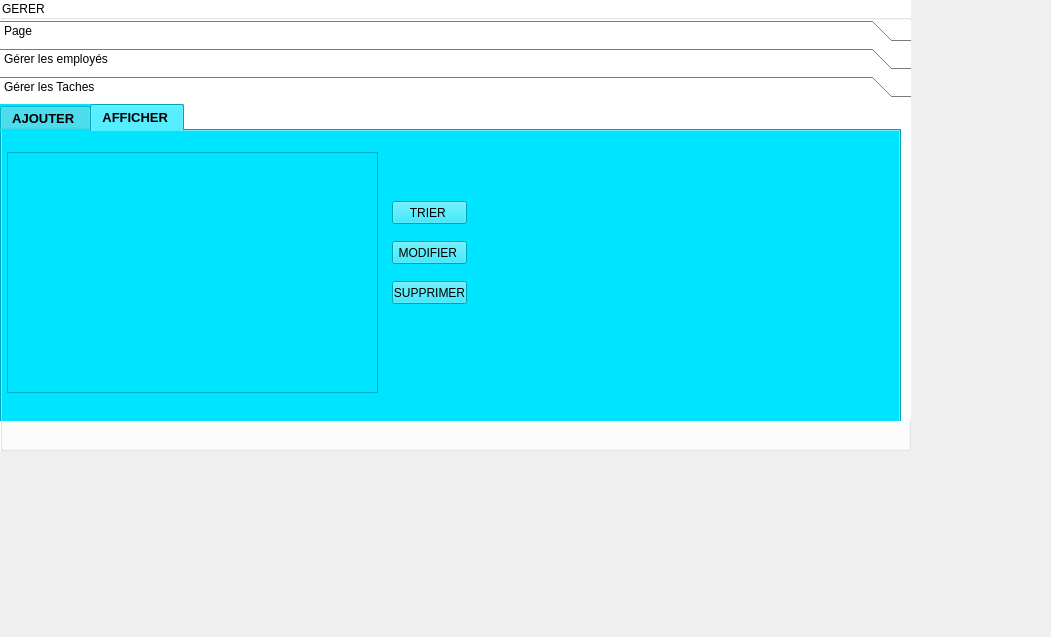
<?xml version="1.0" encoding="UTF-8"?>
<ui version="4.0">
 <class>Gerer</class>
 <widget class="QWidget" name="Gerer">
  <property name="geometry">
   <rect>
    <x>0</x>
    <y>0</y>
    <width>1051</width>
    <height>637</height>
   </rect>
  </property>
  <property name="windowTitle">
   <string>Form</string>
  </property>
  <widget class="QGroupBox" name="groupBox">
   <property name="geometry">
    <rect>
     <x>0</x>
     <y>0</y>
     <width>911</width>
     <height>451</height>
    </rect>
   </property>
   <property name="styleSheet">
    <string notr="true">background-color: rgb(255, 255, 255);</string>
   </property>
   <property name="title">
    <string>GERER </string>
   </property>
   <widget class="QToolBox" name="toolBox">
    <property name="geometry">
     <rect>
      <x>0</x>
      <y>20</y>
      <width>911</width>
      <height>401</height>
     </rect>
    </property>
    <property name="styleSheet">
     <string notr="true">background-color: rgb(85, 255, 127);
background-color: rgb(85, 255, 255);
background-color: rgb(255, 255, 255);
</string>
    </property>
    <property name="currentIndex">
     <number>2</number>
    </property>
    <widget class="QWidget" name="page_3">
     <property name="geometry">
      <rect>
       <x>0</x>
       <y>0</y>
       <width>911</width>
       <height>320</height>
      </rect>
     </property>
     <property name="styleSheet">
      <string notr="true">background-color: rgb(129, 199, 132);
background-color: rgb(174, 213, 129);
background-color: rgb(105, 240, 174);</string>
     </property>
     <attribute name="label">
      <string>Page</string>
     </attribute>
     <widget class="QLabel" name="label_7">
      <property name="geometry">
       <rect>
        <x>10</x>
        <y>0</y>
        <width>301</width>
        <height>101</height>
       </rect>
      </property>
      <property name="font">
       <font>
        <family>Edwardian Script ITC</family>
        <pointsize>65</pointsize>
        <weight>50</weight>
        <italic>false</italic>
        <bold>false</bold>
       </font>
      </property>
      <property name="styleSheet">
       <string notr="true">font: 65pt &quot;Edwardian Script ITC&quot;;
color: rgb(85, 255, 127);
color: rgb(85, 170, 255);
color: rgb(0, 77, 64);
color: rgb(0, 0, 128);

</string>
      </property>
      <property name="text">
       <string>Bienvenue</string>
      </property>
     </widget>
     <widget class="QLabel" name="label_11">
      <property name="geometry">
       <rect>
        <x>10</x>
        <y>160</y>
        <width>331</width>
        <height>71</height>
       </rect>
      </property>
      <property name="font">
       <font>
        <family>MS UI Gothic</family>
        <pointsize>16</pointsize>
       </font>
      </property>
      <property name="styleSheet">
       <string notr="true"/>
      </property>
      <property name="text">
       <string>Choisir votre choix Ci-dessous SVP</string>
      </property>
     </widget>
    </widget>
    <widget class="QWidget" name="page">
     <property name="geometry">
      <rect>
       <x>0</x>
       <y>0</y>
       <width>911</width>
       <height>320</height>
      </rect>
     </property>
     <attribute name="label">
      <string>Gérer les employés </string>
     </attribute>
     <widget class="QTabWidget" name="tabWidget">
      <property name="geometry">
       <rect>
        <x>0</x>
        <y>0</y>
        <width>931</width>
        <height>331</height>
       </rect>
      </property>
      <property name="font">
       <font>
        <pointsize>10</pointsize>
        <weight>75</weight>
        <bold>true</bold>
       </font>
      </property>
      <property name="styleSheet">
       <string notr="true">background-color: rgb(0, 229, 255);</string>
      </property>
      <property name="currentIndex">
       <number>0</number>
      </property>
      <widget class="QWidget" name="AFFICHE">
       <attribute name="title">
        <string>AJOUTER </string>
       </attribute>
       <widget class="QLabel" name="label">
        <property name="geometry">
         <rect>
          <x>130</x>
          <y>20</y>
          <width>251</width>
          <height>21</height>
         </rect>
        </property>
        <property name="font">
         <font>
          <pointsize>12</pointsize>
          <weight>75</weight>
          <bold>true</bold>
          <underline>true</underline>
         </font>
        </property>
        <property name="styleSheet">
         <string notr="true">color: rgb(85, 170, 255);
color: rgb(255, 0, 0);</string>
        </property>
        <property name="text">
         <string>AJOUTER UN EMPLOYE</string>
        </property>
       </widget>
       <widget class="QLabel" name="label_2">
        <property name="geometry">
         <rect>
          <x>80</x>
          <y>60</y>
          <width>47</width>
          <height>13</height>
         </rect>
        </property>
        <property name="font">
         <font>
          <pointsize>10</pointsize>
          <weight>75</weight>
          <bold>true</bold>
         </font>
        </property>
        <property name="text">
         <string>CIN : </string>
        </property>
       </widget>
       <widget class="QLabel" name="label_3">
        <property name="geometry">
         <rect>
          <x>80</x>
          <y>90</y>
          <width>47</width>
          <height>13</height>
         </rect>
        </property>
        <property name="font">
         <font>
          <pointsize>10</pointsize>
          <weight>75</weight>
          <bold>true</bold>
         </font>
        </property>
        <property name="text">
         <string>NOM : </string>
        </property>
       </widget>
       <widget class="QLabel" name="label_4">
        <property name="geometry">
         <rect>
          <x>80</x>
          <y>120</y>
          <width>61</width>
          <height>16</height>
         </rect>
        </property>
        <property name="font">
         <font>
          <pointsize>10</pointsize>
          <weight>75</weight>
          <bold>true</bold>
         </font>
        </property>
        <property name="text">
         <string>PRENOM : </string>
        </property>
       </widget>
       <widget class="QLabel" name="label_5">
        <property name="geometry">
         <rect>
          <x>80</x>
          <y>150</y>
          <width>47</width>
          <height>13</height>
         </rect>
        </property>
        <property name="font">
         <font>
          <pointsize>10</pointsize>
          <weight>75</weight>
          <bold>true</bold>
         </font>
        </property>
        <property name="text">
         <string>TACHE : </string>
        </property>
       </widget>
       <widget class="QLineEdit" name="lineEditCin">
        <property name="geometry">
         <rect>
          <x>180</x>
          <y>60</y>
          <width>113</width>
          <height>20</height>
         </rect>
        </property>
        <property name="styleSheet">
         <string notr="true">background-color: rgb(255, 255, 255);</string>
        </property>
       </widget>
       <widget class="QLineEdit" name="lineEditNom">
        <property name="geometry">
         <rect>
          <x>180</x>
          <y>90</y>
          <width>113</width>
          <height>20</height>
         </rect>
        </property>
        <property name="styleSheet">
         <string notr="true">background-color: rgb(255, 255, 255);</string>
        </property>
       </widget>
       <widget class="QLineEdit" name="lineEditPrenom">
        <property name="geometry">
         <rect>
          <x>180</x>
          <y>120</y>
          <width>113</width>
          <height>20</height>
         </rect>
        </property>
        <property name="styleSheet">
         <string notr="true">background-color: rgb(255, 255, 255);</string>
        </property>
       </widget>
       <widget class="QPushButton" name="pushButton_ajouter">
        <property name="geometry">
         <rect>
          <x>350</x>
          <y>100</y>
          <width>75</width>
          <height>23</height>
         </rect>
        </property>
        <property name="text">
         <string>AJOUTER </string>
        </property>
       </widget>
       <widget class="QPushButton" name="pushButton_2">
        <property name="geometry">
         <rect>
          <x>350</x>
          <y>160</y>
          <width>75</width>
          <height>23</height>
         </rect>
        </property>
        <property name="text">
         <string>ANNULER </string>
        </property>
       </widget>
       <widget class="QLabel" name="label_18">
        <property name="geometry">
         <rect>
          <x>80</x>
          <y>180</y>
          <width>51</width>
          <height>20</height>
         </rect>
        </property>
        <property name="font">
         <font>
          <pointsize>10</pointsize>
          <weight>75</weight>
          <bold>true</bold>
         </font>
        </property>
        <property name="text">
         <string>DDN : </string>
        </property>
       </widget>
       <widget class="QLabel" name="label_6">
        <property name="geometry">
         <rect>
          <x>80</x>
          <y>220</y>
          <width>47</width>
          <height>13</height>
         </rect>
        </property>
        <property name="font">
         <font>
          <pointsize>10</pointsize>
          <weight>75</weight>
          <bold>true</bold>
         </font>
        </property>
        <property name="text">
         <string>Mail : </string>
        </property>
       </widget>
       <widget class="QLineEdit" name="lineEditMail">
        <property name="geometry">
         <rect>
          <x>180</x>
          <y>220</y>
          <width>113</width>
          <height>20</height>
         </rect>
        </property>
        <property name="styleSheet">
         <string notr="true">background-color: rgb(255, 255, 255);</string>
        </property>
       </widget>
       <widget class="QDateEdit" name="dateEdit">
        <property name="geometry">
         <rect>
          <x>180</x>
          <y>180</y>
          <width>110</width>
          <height>22</height>
         </rect>
        </property>
       </widget>
       <widget class="QComboBox" name="comboBox_Tache">
        <property name="geometry">
         <rect>
          <x>180</x>
          <y>150</y>
          <width>111</width>
          <height>22</height>
         </rect>
        </property>
        <item>
         <property name="text">
          <string>DOCTEUR</string>
         </property>
        </item>
        <item>
         <property name="text">
          <string>INFERMIERE</string>
         </property>
        </item>
        <item>
         <property name="text">
          <string>CHEF</string>
         </property>
        </item>
        <item>
         <property name="text">
          <string/>
         </property>
        </item>
       </widget>
      </widget>
      <widget class="QWidget" name="tab_2">
       <attribute name="title">
        <string>AFFICHER </string>
       </attribute>
       <widget class="QTableView" name="tableView_em">
        <property name="geometry">
         <rect>
          <x>0</x>
          <y>100</y>
          <width>621</width>
          <height>191</height>
         </rect>
        </property>
       </widget>
       <widget class="QPushButton" name="pushButton_3">
        <property name="geometry">
         <rect>
          <x>330</x>
          <y>10</y>
          <width>75</width>
          <height>23</height>
         </rect>
        </property>
        <property name="text">
         <string>TRIER </string>
        </property>
       </widget>
       <widget class="QPushButton" name="pushButton_sup">
        <property name="geometry">
         <rect>
          <x>740</x>
          <y>10</y>
          <width>75</width>
          <height>23</height>
         </rect>
        </property>
        <property name="text">
         <string>SUPPRIMER </string>
        </property>
       </widget>
       <widget class="QPushButton" name="pushButton_mod">
        <property name="geometry">
         <rect>
          <x>210</x>
          <y>10</y>
          <width>75</width>
          <height>23</height>
         </rect>
        </property>
        <property name="text">
         <string>MODIFIER</string>
        </property>
       </widget>
       <widget class="QLineEdit" name="lineEdit_supp">
        <property name="geometry">
         <rect>
          <x>730</x>
          <y>50</y>
          <width>113</width>
          <height>20</height>
         </rect>
        </property>
        <property name="styleSheet">
         <string notr="true">background-color: rgb(255, 255, 255);</string>
        </property>
       </widget>
       <widget class="QLabel" name="label_19">
        <property name="geometry">
         <rect>
          <x>650</x>
          <y>220</y>
          <width>51</width>
          <height>20</height>
         </rect>
        </property>
        <property name="font">
         <font>
          <pointsize>10</pointsize>
          <weight>75</weight>
          <bold>true</bold>
         </font>
        </property>
        <property name="text">
         <string>DDN : </string>
        </property>
       </widget>
       <widget class="QLabel" name="label_12">
        <property name="geometry">
         <rect>
          <x>650</x>
          <y>130</y>
          <width>47</width>
          <height>13</height>
         </rect>
        </property>
        <property name="font">
         <font>
          <pointsize>10</pointsize>
          <weight>75</weight>
          <bold>true</bold>
         </font>
        </property>
        <property name="text">
         <string>NOM : </string>
        </property>
       </widget>
       <widget class="QLineEdit" name="lineEditCin_2">
        <property name="geometry">
         <rect>
          <x>730</x>
          <y>100</y>
          <width>113</width>
          <height>20</height>
         </rect>
        </property>
        <property name="styleSheet">
         <string notr="true">background-color: rgb(255, 255, 255);</string>
        </property>
       </widget>
       <widget class="QLabel" name="label_13">
        <property name="geometry">
         <rect>
          <x>650</x>
          <y>260</y>
          <width>47</width>
          <height>13</height>
         </rect>
        </property>
        <property name="font">
         <font>
          <pointsize>10</pointsize>
          <weight>75</weight>
          <bold>true</bold>
         </font>
        </property>
        <property name="text">
         <string>Mail : </string>
        </property>
       </widget>
       <widget class="QLabel" name="label_14">
        <property name="geometry">
         <rect>
          <x>650</x>
          <y>100</y>
          <width>47</width>
          <height>13</height>
         </rect>
        </property>
        <property name="font">
         <font>
          <pointsize>10</pointsize>
          <weight>75</weight>
          <bold>true</bold>
         </font>
        </property>
        <property name="text">
         <string>CIN : </string>
        </property>
       </widget>
       <widget class="QLineEdit" name="lineEditMail_2">
        <property name="geometry">
         <rect>
          <x>730</x>
          <y>250</y>
          <width>113</width>
          <height>20</height>
         </rect>
        </property>
        <property name="styleSheet">
         <string notr="true">background-color: rgb(255, 255, 255);</string>
        </property>
       </widget>
       <widget class="QLineEdit" name="lineEditNom_2">
        <property name="geometry">
         <rect>
          <x>730</x>
          <y>130</y>
          <width>113</width>
          <height>20</height>
         </rect>
        </property>
        <property name="styleSheet">
         <string notr="true">background-color: rgb(255, 255, 255);</string>
        </property>
       </widget>
       <widget class="QLineEdit" name="lineEditPrenom_2">
        <property name="geometry">
         <rect>
          <x>730</x>
          <y>160</y>
          <width>113</width>
          <height>20</height>
         </rect>
        </property>
        <property name="styleSheet">
         <string notr="true">background-color: rgb(255, 255, 255);</string>
        </property>
       </widget>
       <widget class="QLabel" name="label_15">
        <property name="geometry">
         <rect>
          <x>650</x>
          <y>190</y>
          <width>47</width>
          <height>13</height>
         </rect>
        </property>
        <property name="font">
         <font>
          <pointsize>10</pointsize>
          <weight>75</weight>
          <bold>true</bold>
         </font>
        </property>
        <property name="text">
         <string>TACHE : </string>
        </property>
       </widget>
       <widget class="QLabel" name="label_16">
        <property name="geometry">
         <rect>
          <x>650</x>
          <y>160</y>
          <width>61</width>
          <height>16</height>
         </rect>
        </property>
        <property name="font">
         <font>
          <pointsize>10</pointsize>
          <weight>75</weight>
          <bold>true</bold>
         </font>
        </property>
        <property name="text">
         <string>PRENOM : </string>
        </property>
       </widget>
       <widget class="QPushButton" name="pushButton_refreche">
        <property name="geometry">
         <rect>
          <x>210</x>
          <y>70</y>
          <width>75</width>
          <height>23</height>
         </rect>
        </property>
        <property name="text">
         <string>refreche</string>
        </property>
       </widget>
       <widget class="QComboBox" name="comboBox_trier">
        <property name="geometry">
         <rect>
          <x>400</x>
          <y>10</y>
          <width>111</width>
          <height>22</height>
         </rect>
        </property>
        <item>
         <property name="text">
          <string>DDN et nom et cin</string>
         </property>
        </item>
        <item>
         <property name="text">
          <string>nom</string>
         </property>
        </item>
        <item>
         <property name="text">
          <string>prenom</string>
         </property>
        </item>
       </widget>
       <widget class="QPushButton" name="pushButton_pdf">
        <property name="geometry">
         <rect>
          <x>650</x>
          <y>10</y>
          <width>75</width>
          <height>23</height>
         </rect>
        </property>
        <property name="text">
         <string>PDF</string>
        </property>
       </widget>
       <widget class="QPushButton" name="pushButton_imprimer">
        <property name="geometry">
         <rect>
          <x>530</x>
          <y>10</y>
          <width>61</width>
          <height>23</height>
         </rect>
        </property>
        <property name="text">
         <string>Imprimer </string>
        </property>
       </widget>
       <widget class="QLabel" name="label_17">
        <property name="geometry">
         <rect>
          <x>180</x>
          <y>10</y>
          <width>21</width>
          <height>21</height>
         </rect>
        </property>
        <property name="text">
         <string/>
        </property>
        <property name="pixmap">
         <pixmap resource="Ressource.qrc">:/recherche.png</pixmap>
        </property>
        <property name="scaledContents">
         <bool>true</bool>
        </property>
       </widget>
       <widget class="QLabel" name="label_20">
        <property name="geometry">
         <rect>
          <x>286</x>
          <y>10</y>
          <width>41</width>
          <height>20</height>
         </rect>
        </property>
        <property name="text">
         <string/>
        </property>
        <property name="pixmap">
         <pixmap resource="Ressource.qrc">:/Downloads/modifier 1.png</pixmap>
        </property>
        <property name="scaledContents">
         <bool>true</bool>
        </property>
       </widget>
       <widget class="QLabel" name="label_22">
        <property name="geometry">
         <rect>
          <x>820</x>
          <y>10</y>
          <width>41</width>
          <height>20</height>
         </rect>
        </property>
        <property name="text">
         <string/>
        </property>
        <property name="pixmap">
         <pixmap resource="Ressource.qrc">:/supprimer.jpg</pixmap>
        </property>
        <property name="scaledContents">
         <bool>true</bool>
        </property>
       </widget>
       <widget class="QLabel" name="label_23">
        <property name="geometry">
         <rect>
          <x>290</x>
          <y>71</y>
          <width>47</width>
          <height>20</height>
         </rect>
        </property>
        <property name="text">
         <string/>
        </property>
        <property name="pixmap">
         <pixmap resource="Ressource.qrc">:/Downloads/refreche.jpg</pixmap>
        </property>
        <property name="scaledContents">
         <bool>true</bool>
        </property>
       </widget>
       <widget class="QLabel" name="label_21">
        <property name="geometry">
         <rect>
          <x>590</x>
          <y>10</y>
          <width>47</width>
          <height>21</height>
         </rect>
        </property>
        <property name="text">
         <string/>
        </property>
        <property name="pixmap">
         <pixmap resource="Ressource.qrc">:/Downloads/imprimante 1.jpg</pixmap>
        </property>
        <property name="scaledContents">
         <bool>true</bool>
        </property>
       </widget>
       <widget class="QComboBox" name="comboBox_chercher">
        <property name="geometry">
         <rect>
          <x>0</x>
          <y>10</y>
          <width>171</width>
          <height>22</height>
         </rect>
        </property>
        <item>
         <property name="text">
          <string>chercher </string>
         </property>
        </item>
        <item>
         <property name="text">
          <string>cin</string>
         </property>
        </item>
        <item>
         <property name="text">
          <string>nom et prenom</string>
         </property>
        </item>
        <item>
         <property name="text">
          <string>cin et nom et prenom </string>
         </property>
        </item>
       </widget>
       <widget class="QDateEdit" name="dateEdit_2">
        <property name="geometry">
         <rect>
          <x>730</x>
          <y>220</y>
          <width>110</width>
          <height>22</height>
         </rect>
        </property>
       </widget>
       <widget class="QComboBox" name="comboBox_Tache2">
        <property name="geometry">
         <rect>
          <x>728</x>
          <y>190</y>
          <width>111</width>
          <height>22</height>
         </rect>
        </property>
        <item>
         <property name="text">
          <string>DOCTEUR</string>
         </property>
        </item>
        <item>
         <property name="text">
          <string>INFERMIERE</string>
         </property>
        </item>
        <item>
         <property name="text">
          <string>CHEF</string>
         </property>
        </item>
       </widget>
      </widget>
     </widget>
    </widget>
    <widget class="QWidget" name="page_2">
     <property name="geometry">
      <rect>
       <x>0</x>
       <y>0</y>
       <width>911</width>
       <height>320</height>
      </rect>
     </property>
     <attribute name="label">
      <string>Gérer les Taches </string>
     </attribute>
     <widget class="QTabWidget" name="tabWidget_3">
      <property name="geometry">
       <rect>
        <x>0</x>
        <y>0</y>
        <width>901</width>
        <height>321</height>
       </rect>
      </property>
      <property name="font">
       <font>
        <pointsize>10</pointsize>
        <weight>75</weight>
        <bold>true</bold>
       </font>
      </property>
      <property name="styleSheet">
       <string notr="true">background-color: rgb(0, 229, 255);</string>
      </property>
      <property name="currentIndex">
       <number>1</number>
      </property>
      <widget class="QWidget" name="AFFICHE_2">
       <attribute name="title">
        <string>AJOUTER </string>
       </attribute>
       <widget class="QLabel" name="label_8">
        <property name="geometry">
         <rect>
          <x>180</x>
          <y>20</y>
          <width>251</width>
          <height>21</height>
         </rect>
        </property>
        <property name="font">
         <font>
          <pointsize>12</pointsize>
          <weight>75</weight>
          <bold>true</bold>
          <underline>true</underline>
         </font>
        </property>
        <property name="styleSheet">
         <string notr="true">color: rgb(85, 170, 255);
color: rgb(255, 0, 0);</string>
        </property>
        <property name="text">
         <string>AJOUTER UNE TACHE </string>
        </property>
       </widget>
       <widget class="QLabel" name="label_9">
        <property name="geometry">
         <rect>
          <x>210</x>
          <y>80</y>
          <width>111</width>
          <height>20</height>
         </rect>
        </property>
        <property name="font">
         <font>
          <pointsize>10</pointsize>
          <weight>75</weight>
          <bold>true</bold>
         </font>
        </property>
        <property name="text">
         <string>NOM DU TACHE : </string>
        </property>
       </widget>
       <widget class="QLineEdit" name="lineEdit_4">
        <property name="geometry">
         <rect>
          <x>200</x>
          <y>110</y>
          <width>113</width>
          <height>20</height>
         </rect>
        </property>
        <property name="styleSheet">
         <string notr="true">background-color: rgb(255, 255, 255);</string>
        </property>
       </widget>
       <widget class="QPushButton" name="pushButton_4">
        <property name="geometry">
         <rect>
          <x>330</x>
          <y>260</y>
          <width>75</width>
          <height>23</height>
         </rect>
        </property>
        <property name="text">
         <string>AJOUTER </string>
        </property>
       </widget>
       <widget class="QPushButton" name="pushButton_7">
        <property name="geometry">
         <rect>
          <x>410</x>
          <y>260</y>
          <width>75</width>
          <height>23</height>
         </rect>
        </property>
        <property name="text">
         <string>ANNULER </string>
        </property>
       </widget>
       <widget class="QComboBox" name="comboBox">
        <property name="geometry">
         <rect>
          <x>210</x>
          <y>170</y>
          <width>81</width>
          <height>22</height>
         </rect>
        </property>
        <item>
         <property name="text">
          <string>EMPLOYE 1 </string>
         </property>
        </item>
        <item>
         <property name="text">
          <string>EMPLOYE 2</string>
         </property>
        </item>
        <item>
         <property name="text">
          <string>EMPLOYE 3</string>
         </property>
        </item>
        <item>
         <property name="text">
          <string>EMPLOYE 4 </string>
         </property>
        </item>
       </widget>
       <widget class="QLabel" name="label_10">
        <property name="geometry">
         <rect>
          <x>150</x>
          <y>140</y>
          <width>211</width>
          <height>20</height>
         </rect>
        </property>
        <property name="font">
         <font>
          <pointsize>10</pointsize>
          <weight>75</weight>
          <bold>true</bold>
         </font>
        </property>
        <property name="text">
         <string>L'EMPLOYE DE C'ETTE TACHE  :  </string>
        </property>
       </widget>
      </widget>
      <widget class="QWidget" name="tab_4">
       <attribute name="title">
        <string>AFFICHER </string>
       </attribute>
       <widget class="QTableView" name="tableView_2">
        <property name="geometry">
         <rect>
          <x>5</x>
          <y>21</y>
          <width>371</width>
          <height>241</height>
         </rect>
        </property>
       </widget>
       <widget class="QPushButton" name="pushButton_8">
        <property name="geometry">
         <rect>
          <x>390</x>
          <y>70</y>
          <width>75</width>
          <height>23</height>
         </rect>
        </property>
        <property name="text">
         <string>TRIER </string>
        </property>
       </widget>
       <widget class="QPushButton" name="pushButton_9">
        <property name="geometry">
         <rect>
          <x>390</x>
          <y>150</y>
          <width>75</width>
          <height>23</height>
         </rect>
        </property>
        <property name="text">
         <string>SUPPRIMER</string>
        </property>
       </widget>
       <widget class="QPushButton" name="pushButton_Mod">
        <property name="geometry">
         <rect>
          <x>390</x>
          <y>110</y>
          <width>75</width>
          <height>23</height>
         </rect>
        </property>
        <property name="text">
         <string>MODIFIER </string>
        </property>
       </widget>
      </widget>
     </widget>
    </widget>
   </widget>
  </widget>
 </widget>
 <resources>
  <include location="Ressource.qrc"/>
 </resources>
 <connections/>
</ui>
